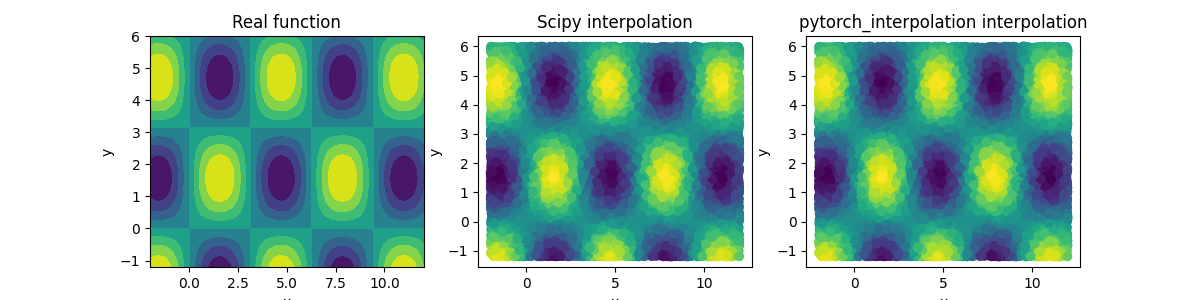

Write the Python code that produced this figure.

from pytorch_interp import RegularGridInterpolator as my_rgi
from scipy.interpolate import RegularGridInterpolator as scipy_rgi

import torch
import numpy as np
import matplotlib.pyplot as plt
torch.cuda.empty_cache()

device="cuda"

M1  = 1000
M2  = 500
N   = 2**15
x1  = -2
x2  = 12
y1  = -1.2
y2  = 6
x   = torch.linspace(x1,x2,M1).to(device)
y   = torch.linspace(y1,y2,M2).to(device)
xpt = (x2-x1)*torch.rand(N)+x1
xpt=xpt.to(device)
ypt = (y2-y1)*torch.rand(N)+y1
ypt=ypt.to(device)
X, Y = torch.meshgrid(x, y, indexing="ij")

F=torch.sin(X)*torch.sin(Y)

# scipy implementation
interp_spline = scipy_rgi((x.cpu().numpy(), y.cpu().numpy()), F.cpu().numpy()) 
G1 = interp_spline(np.array([xpt.cpu().numpy(), ypt.cpu().numpy()]).T)

torch.cuda.empty_cache()

# our implementation
interp_spline = my_rgi((x, y), F)
G2 = interp_spline(xpt,ypt)

fig, ax = plt.subplots(nrows=1, ncols=3, figsize=(12,3))

vmin,vmax = (fun(np.concatenate([F.cpu().numpy().flatten(),G1])) for fun in (np.min,np.max))

ax[0].contourf(X.cpu().numpy(),Y.cpu().numpy(),F.cpu().numpy(),cmap=plt.cm.viridis,vmin=vmin,vmax=vmax)
ax[0].set_title("Real function")
ax[0].set_xlabel("x")
ax[0].set_ylabel("y")

ax[1].scatter(xpt.cpu().numpy(),ypt.cpu().numpy(),c=G1,cmap=plt.cm.viridis,vmin=vmin,vmax=vmax)
ax[1].set_title("Scipy interpolation")
ax[1].set_xlabel("x")
ax[1].set_ylabel("y")

ax[2].scatter(xpt.cpu().numpy(),ypt.cpu().numpy(),c=G2.cpu().numpy(),cmap=plt.cm.viridis,vmin=vmin,vmax=vmax)
ax[2].set_title("pytorch_interpolation interpolation")
ax[2].set_xlabel("x")
ax[2].set_ylabel("y")

plt.savefig("example")


plt.show()


